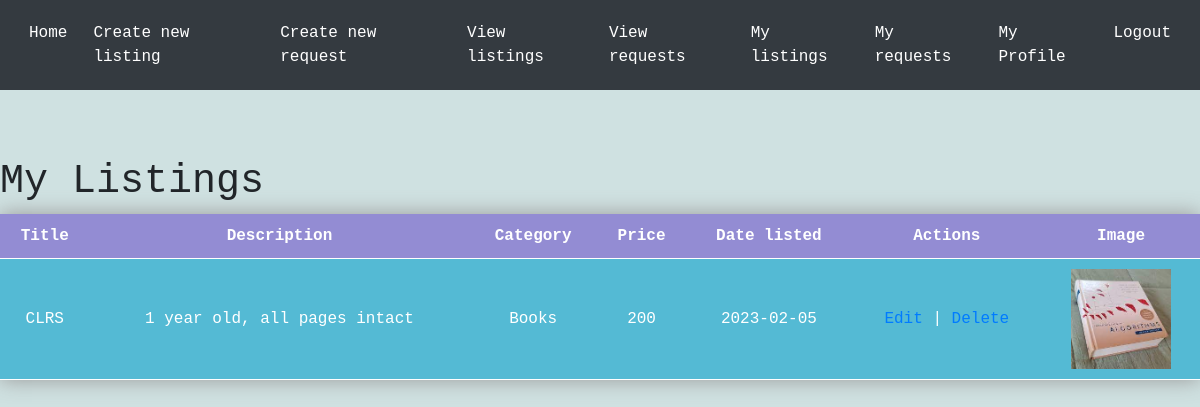
The app's page /viewmylistings (signed in), older data.
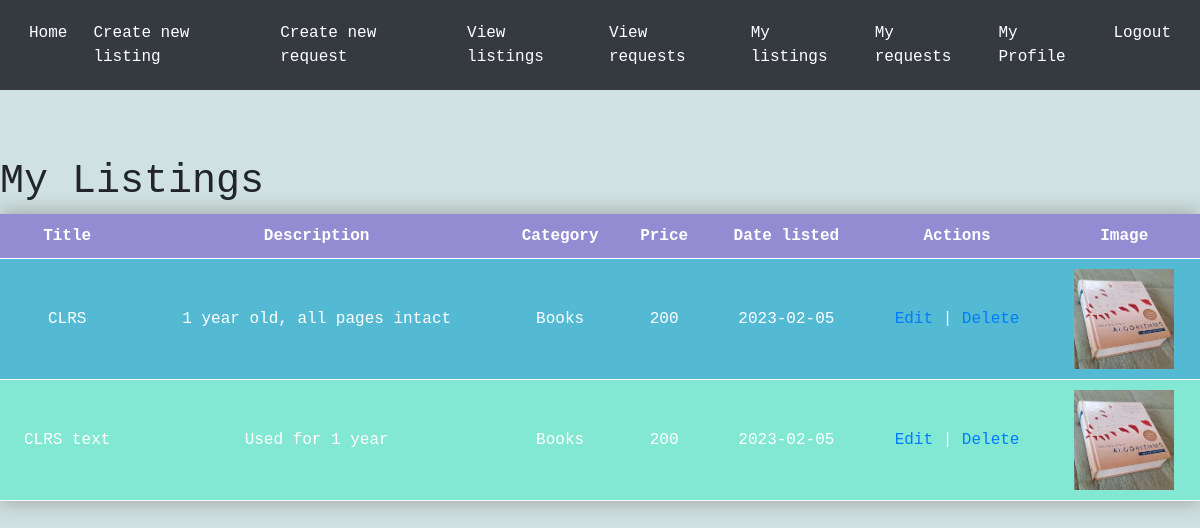
The same page, newer data.
### tables this page shows
CREATE TABLE listings (
    id INTEGER PRIMARY KEY AUTOINCREMENT,
    user_id INTEGER NOT NULL,
    title TEXT NOT NULL,
    description TEXT NOT NULL,
    category TEXT NOT NULL,
    price INTEGER NOT NULL,
    date DATE,
    FOREIGN KEY (user_id) REFERENCES Users(id)
);

### app.py (the view)
@app.route('/viewmylistings')
def viewmylistings():
    conn = sqlite3.connect('database.db')
    c = conn.cursor()
    c.execute("SELECT * FROM listings where user_id = ?",(session['id'],))
    listings = c.fetchall()
    return render_template('viewmylistings.html', listings=listings)

### templates/viewmylistings.html (shortened to what this page needs)
{% extends 'base.html' %}
{% block content %}
    <h1>My Listings</h1>
    <table class="neon-table">
        <tr>
            <th>Title</th>
            <th>Description</th>
            <th>Category</th>
            <th>Price</th>
            <th>Date listed</th>
            <th>Actions</th>
            <th>Image</th>
        </tr>
        {% for listing in listings %}
        <tr>
            <td>{{listing[2]}}</td>
            <td>{{listing[3]}}</td>
            <td>{{listing[4]}}</td>
            <td>{{listing[5]}}</td>
            <td>{{listing[6]}}</td>
            <td><a href="/editlisting/{{listing[0]}}">Edit</a> | <a href="/deletelisting/{{listing[0]}}" onclick="return confirm('Are you sure want to delete this listing?')">Delete</a></td>
            <td><img src="{{ url_for('static',filename='uploads/'+ listing[0]|string +'.jpg') }}"  alt="{{ listing[4] }}" width="100" height="100"></td>
        </tr>
        {% endfor %}
    </table>
{% endblock %}

Row changes from the older to the newer data that the page shows:
added listings: title "CLRS text", description "Used for 1 year", category "Books", price "200", date "2023-02-05"
